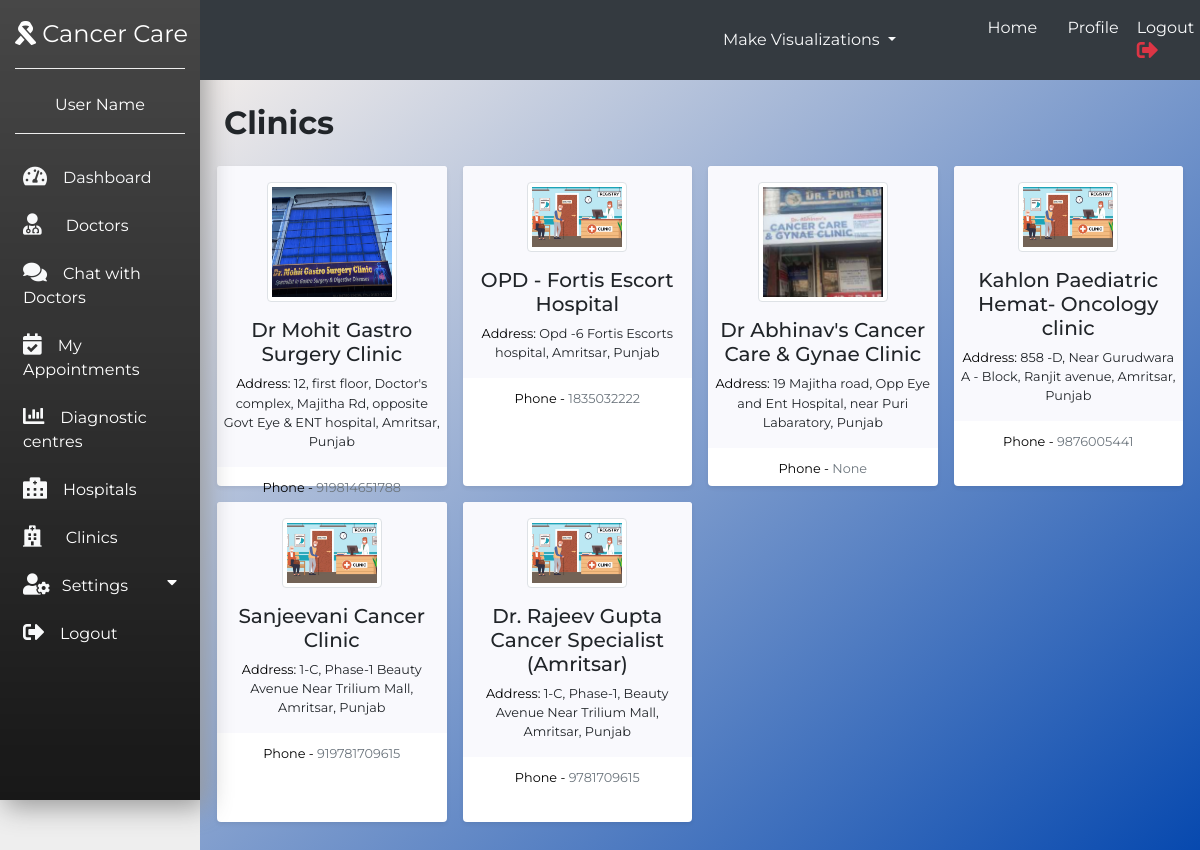
Page /clinics/ (signed in) on the committed database.
### myapp/models.py (models this page shows, shortened)
class myclinic(models.Model):
    clin_name = models.CharField(max_length = 50)
    clin_img = models.ImageField(null=True,blank=True)
    clin_contact = models.IntegerField(null=True , blank=True)
    clin_pincode = models.IntegerField()
    clin_city = models.CharField(max_length = 30)
    clin_state = models.CharField(max_length = 30)
    clin_fulladdress = models.CharField(max_length = 400)
    clin_start_time = models.TimeField()
    clin_closing_time = models.TimeField()

### myapp/views.py (the view)
# urls.py: path('clinics/',views.clinics,name="clinics"),
def clinics(request):
    if not request.session.has_key('em'):
        return redirect('/login')
    clinicdata = myclinic.objects.all()
    return render(request,'clinics.html',{'clinics':clinicdata})

### Template/clinics.html (shortened to what this page needs)
{% extends 'sidebar.html' %}{% load static %}  {% block content %}
<div class="container py-5 col p-4" style="background:linear-gradient(to top left, #0044ad, #f5efeb)">
    <h2 class="font-weight-bold mb-3">Clinics</h2>
    <div class="row pb-3 mb-1">
        {% for temp in clinics %}
        <div class="col-lg-3 col-md-6 mb-4 mb-lg-0 p-2">
            <div class="card rounded shadow-sm border-0" style="min-height: 320px;max-height: 320px;">
                <div class="card-body p-0">
                    <div class="px-1 py-3 text-center card-img-top" style="background-color: rgb(249, 249, 253);">
                        {% if temp.clin_img %}
                        <img src="{{ temp.clin_img.url}}" alt="Doctor image" style="width:130px;  max-height:120px; min-height: 120px;" class="mb-2 img-thumbnail d-block mx-auto "> {% else %}
                        <img src="{%static 'Images/clinic_img.jpg' %}" alt="Doctor image" width="100 " class="mb-2 img-thumbnail d-block mx-auto "> {% endif %}
                        <h5 class=" mb-0 p-2 ">{{temp.clin_name}}</h5>
                        <p class="small mb-0 "><span style="color: black;">Address: </span> {{temp.clin_fulladdress}}</p>
                    </div>
                    <div class="p-2 d-flex justify-content-center ">
                        <ul class="list-inline mb-0 ">
                            <li class="list-inline-item ">
                                <small class="text-muted "><span style="color: black;">Phone - </span> {{temp.clin_contact}}</small>
                            </li>
                        </ul>
                    </div>
                </div>
            </div>
        </div>
        {% endfor %}
    </div>
</div>
{% endblock %}

### Template/sidebar.html (style rules this page uses)
body { font-family: 'Montserrat', sans-serif; background-color: #eee; }

### rows in the picture
myclinic: clin_img (picture), clin_name "Dr Mohit Gastro Surgery Clinic", clin_fulladdress "12, first floor, Doctor's complex, Majitha Rd, opposite Govt Eye & ENT hospital, Amritsar, Punjab", clin_contact "919814651788"
myclinic: clin_name "OPD - Fortis Escort Hospital", clin_fulladdress "Opd -6 Fortis Escorts hospital, Amritsar, Punjab", clin_contact "1835032222"
myclinic: clin_img (picture), clin_name "Dr Abhinav's Cancer Care & Gynae Clinic", clin_fulladdress "19 Majitha road, Opp Eye and Ent Hospital, near Puri Labaratory, Punjab", clin_contact "None"
myclinic: clin_name "Kahlon Paediatric Hemat- Oncology clinic", clin_fulladdress "858 -D, Near Gurudwara A - Block, Ranjit avenue, Amritsar, Punjab", clin_contact "9876005441"
myclinic: clin_name "Sanjeevani Cancer Clinic", clin_fulladdress "1-C, Phase-1 Beauty Avenue Near Trilium Mall, Amritsar, Punjab", clin_contact "919781709615"
myclinic: clin_name "Dr. Rajeev Gupta Cancer Specialist (Amritsar)", clin_fulladdress "1-C, Phase-1, Beauty Avenue Near Trilium Mall, Amritsar, Punjab", clin_contact "9781709615"
